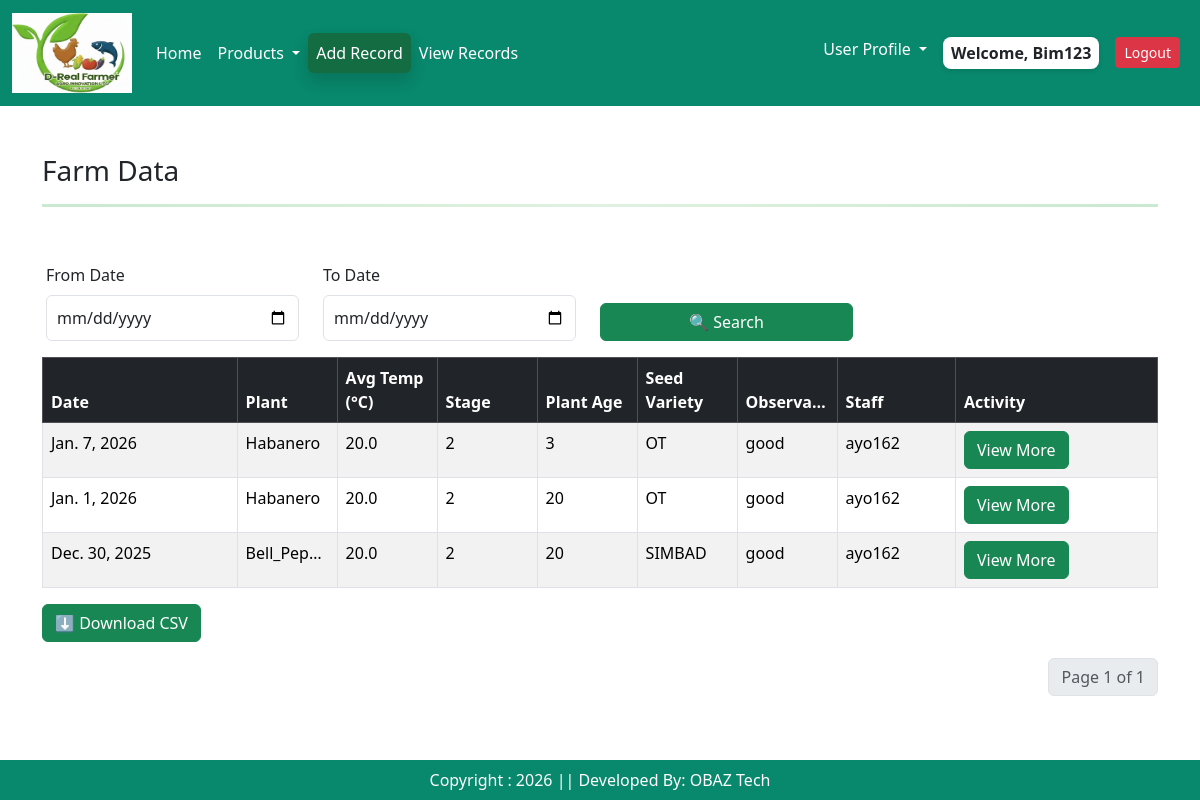
Screenshot of /viewrecords/ (signed in) with the database file from the repository.
### app/models.py (models this page shows, shortened)
class Farminputs(models.Model):
    user = models.ForeignKey(User, on_delete=models.CASCADE)
    plant_choice =  models.CharField(choices = plant_choices  , max_length = 12, null=True, blank=True)
    plant_stage =  models.CharField(choices = stage_choices , max_length = 2, null=True, blank=True)
    plant_number = models.IntegerField(default= 0,null=True, blank=True)
    plant_age =  models.IntegerField(default= 0,null=True, blank=True)
    cocopeat_name= models.CharField(choices = cocopeat_choices , max_length = 2, null=True, blank=True)
    cocopeat_weight = models.FloatField(default= 0, null=True, blank=True)
    avg_temp = models.FloatField(default= 0, null=True, blank=True)
    avg_water = models.FloatField(default= 0, null=True, blank=True)
    seed_variety = models.CharField(choices = seed_choices, max_length = 12)
    seed_variety_other = models.CharField( max_length=30, blank=True, null=True)
    daily_observation = models.TextField( default = '')
    image = models.ImageField(default = 'avatar.jpg', validators=[validate_image_size],  upload_to = 'Observation_Images')
    created_at = models.DateField(null=True, blank=True, validators=[validate_not_future])
    class Meta:
        verbose_name = "Farminput"
        verbose_name_plural = "Farminput"  # Prevents Django from adding "s"

### app/views.py (the view)
# urls.py: path('viewrecords/', views.records, name = "viewrecords"),
@login_required(login_url = 'user_login')
def records(request):
    recordz = Farminputs.objects.all().order_by('-created_at')
    from_date = request.GET.get('from')
    to_date = request.GET.get('to')
    if from_date:
        recordz  = recordz .filter(created_at__date__gte=parse_date(from_date))
    if to_date:
        recordz  = recordz .filter(created_at__date__lte=parse_date(to_date))
    paginator = Paginator(recordz, 4)
    page_number = request.GET.get('page')
    venues = paginator.get_page(page_number)
    context = {
        'venues': venues,
        'from_date': from_date,
        'to_date': to_date
    }
    return render(request,"records.html", context)

### app/templates/records.html (shortened to what this page needs)
{% extends 'base.html' %}
{% load static %}
{% block main-content %}
<body>
<div class="container mt-5">
<div class="container">
<h3 class="mb-3">Farm Data</h3>
 <hr class="gradient-double">
<div class = "row">
  <div class="row mt-4 p-3">
    <div class="col-md-3">
      <label for="fromDate" class="form-label">From Date</label>
      <input type="date" id="fromDate" class="form-control">
    </div>
    <div class="col-md-3">
      <label for="toDate" class="form-label">To Date</label>
      <input type="date" id="toDate" class="form-control">
    </div>
    <div class="col-md-3 d-flex align-items-end">
      <button class="btn btn-success w-100" onclick="filterByDate()">🔍 Search</button>
    </div>
  </div>
  <div class="table-responsive">
    <table class="table table-bordered table-striped table-hover" id="farmTable">
      <thead class="table-dark">
        <tr>
          <th>Date</th>
           <th>Plant</th>
          <th>Avg Temp (°C)</th>
          <th>Stage</th>
          <th>Plant Age</th>
          <th>Seed Variety</th>
          <th  class="fixed-col">Observations </th>
           <th>Staff</th>
            <th>Activity</th>
        </tr>
      </thead>
      <tbody>
      {% for item in venues %}
        <tr>
           <td >{{ item.created_at }}</td>
          <td class="fixed-col">{{ item.plant_choice}}</td>
          <td class="fixed-col">{{ item.avg_temp}}</td>
          <td class="fixed-col">{{item.plant_stage}}</td>
          <td class="fixed-col">{{item.plant_age}}</td>
          <td class="fixed-col">{{ item.seed_variety}}</td>
          <td class="fixed-col">{{item.daily_observation }}</td>
            <td>{{ item.user}}</td>
          <td>
          <a type="button" class="btn btn-success" href = "{% url 'farmrecordsedit' item.id %}">View More</a>
          </td>
        </tr>
  {% endfor %}
      </tbody>
    </table>
  </div>
  <div class="mb-3">
    <button class="btn btn-success" onclick="downloadTable()">⬇ Download CSV</button>
  </div>
 </div>
<nav aria-label="Page navigation example">
  <ul class="pagination justify-content-end">
   <li class="page-item disabled"><a href = "#" class="page-link">Page {{ venues.number }} of {{ venues.paginator.num_pages}}</a></li>
     </ul>
</nav>
  </div>
  </div>
</div>
<br/><br/>
{% endblock main-content %}

### app/templates/base.html (shortened to what this page needs)
<!DOCTYPE html>
{% load static %}
<html lang="en">
<head>
    <link href = "https://cdn.jsdelivr.net/npm/bootstrap@5.3.3/dist/css/bootstrap.min.css" rel = "stylesheet"
    />
    <link href="https://cdn.jsdelivr.net/npm/bootstrap-icons/font/bootstrap-icons.css" rel="stylesheet"/>
    <link rel = "stylesheet" href = "{% static '/css/owl.carousel.min.css' %}" />
    <link rel = "stylesheet" href = "{% static '/css/all.min.css' %}" />
     <link rel = "stylesheet" href = "{% static '/css/style.css' %}" />
</head>
<body>
<div class = "row">
  <div class = "col-sm-12">
<nav class="navbar navbar-expand-lg" >
  <div class="container-fluid">
   <a class="navbar-brand" href="{% url 'home' %}"><img src = "{% static "/images/site_logo.jpg" %}" width = "120" height = "80"/></a>
{% if user.is_authenticated %}
    <div class="collapse navbar-collapse" id="navbarNavDropdown">
      <ul class="navbar-nav me-auto mb-2 mb-lg-0">
        <li class="nav-item">
          <a class="nav-link active" aria-current="page" href="#">Home</a>
        </li>
        <li class="nav-item dropdown">
          <a class="nav-link dropdown-toggle" href="#" role="button" data-bs-toggle="dropdown" aria-expanded="false">
            Products
          </a>
        </li>
           <li class="nav-item">
          <a class="nav-link active btn btn-success shadow" aria-current="page" href="{% url 'register' %}">Add Record</a>
        </li>
   <li class="nav-item">
          <a class="nav-link active" aria-current="page" href="{% url 'viewrecords' %}">View Records</a>
        </li>
      </ul>
      <ul class="navbar-nav ml-auto">
          {% if user.is_authenticated and user.is_staff and user.is_superuser %}
        <li class="nav-item dropdown">
          <a class="nav-link dropdown-toggle  text-dark" href="#" role="button" data-bs-toggle="dropdown" aria-expanded="false">
            Admin Profile
          </a>
          <ul class="dropdown-menu dropdown-menu-end shadow-sm rounded-3">
            <li><a class="dropdown-item" href="{% url 'staff_list' %}">Staff List</a></li>
             <li><a class="dropdown-item" href="{% url 'user_profile' %}">View Profile</a></li>
            <li><a class="dropdown-item" href="#">Spraying_Chart </a></li>
            {% comment %} <li><a class="dropdown-item" href="#">View Suggestions  </a></li> {% endcomment %}
            <li><a class="dropdown-item" href="{% url 'updatefarmrecordlist' %}">Update Farm Records </a></li>
          </ul>
        </li>
        {% else %}
        <li class="nav-item dropdown">
          <a class="nav-link dropdown-toggle  text-dark" href="#" role="button" data-bs-toggle="dropdown" aria-expanded="false">
            User Profile
          </a>
        </li>
        {% endif %}
         <li class="nav-item p-2">
       {% if request.user.is_authenticated %} <span class = "welcome-user text-dark text-capitalize px-2 py-1">  welcome, {{request.user}} {% endif %}</span>
        </li>
        <li class="nav-item p-2">
           <a href="{% url 'user_logout' %}" class="btn btn-danger btn-sm">Logout</a>
        </li>
</ul>
   {% endif %}
    </div>
  </div>
</nav>
</div>
{% block main-content %}{% endblock main-content %}
<footer class = "container-fluid fixed-bottom text-white text-center p-2 mt-5">
Copyright : 2026 || Developed By: OBAZ Tech
</footer>
</body>
</html>

### app/static/css/style.css (style rules this page uses)
.navbar { background-color: rgb(8, 136, 108) !important; }
.nav-link { color: white !important; }
footer { background-color: rgb(8, 136, 108) !important; }
.form-control { padding: 10px !important; }
.fixed-col { width: 100px; max-width: 100px; white-space: nowrap; overflow: hidden; text-overflow: ellipsis; }
.gradient-double { border: none; height: 4px; background: linear-gradient(to bottom, #333 33%, transparent 33%, transparent 66%, #333 66%); }
.welcome-user { background-color: #fff; border-radius: 8px; font-weight: 600; box-shadow: 0 2px 5px rgba(0, 0, 0, 0.1); display: inline-block; }
.gradient-double { height: 3px; background: linear-gradient(to right, #28a745, #81c784, #28a745); border: none; margin: 1rem 0; }

### rows the page displays
Farminputs: created_at "Jan. 7, 2026", plant_choice "Habanero", avg_temp "20.0", plant_stage "2", plant_age "3", seed_variety "OT", daily_observation "good", user "ayo162"
Farminputs: created_at "Jan. 1, 2026", plant_choice "Habanero", avg_temp "20.0", plant_stage "2", plant_age "20", seed_variety "OT", daily_observation "good", user "ayo162"
Farminputs: created_at "Dec. 30, 2025", plant_choice "Bell_Pep…", avg_temp "20.0", plant_stage "2", plant_age "20", seed_variety "SIMBAD", daily_observation "good", user "ayo162"

### other values shown
{{ request.user }} "Bim123"
{{ venues.number }} "1"
{{ venues.paginator.num_pages }} "1"
